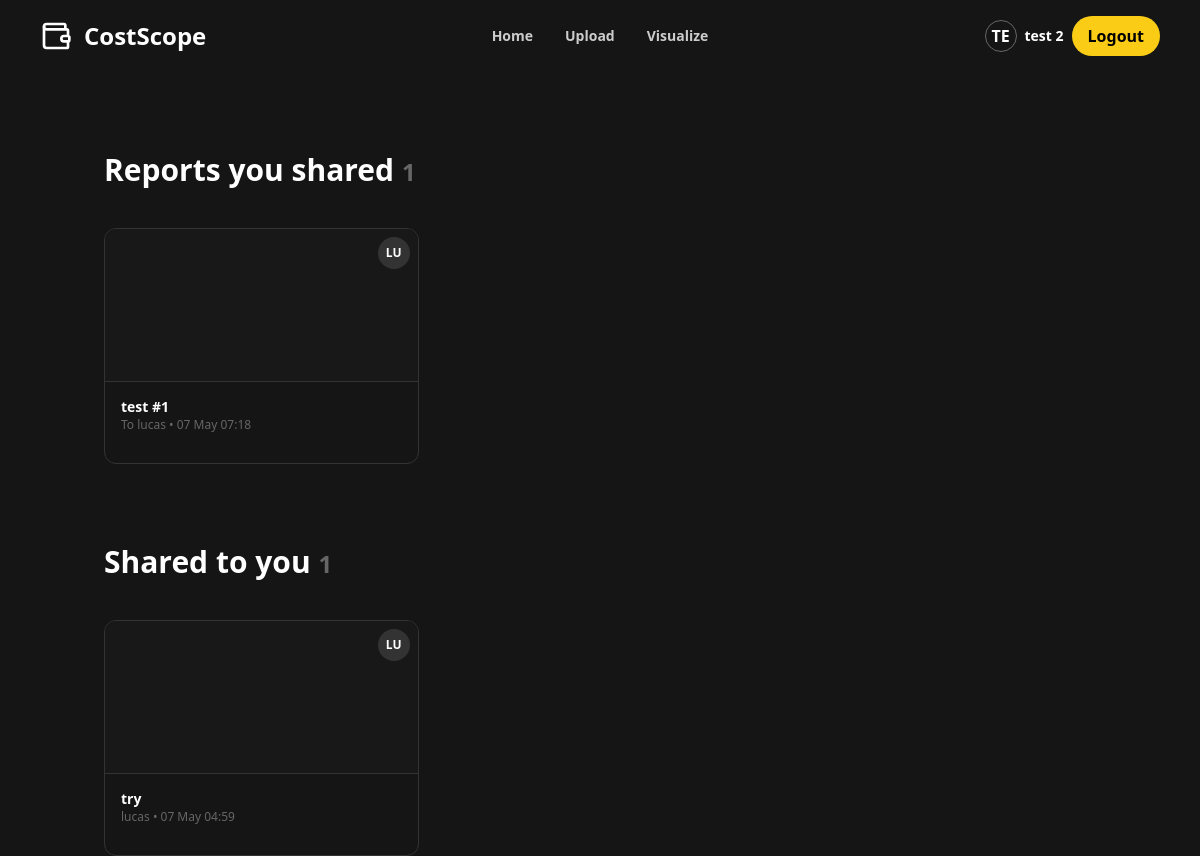
Page /shared-with-me (signed in) on the earlier database version.
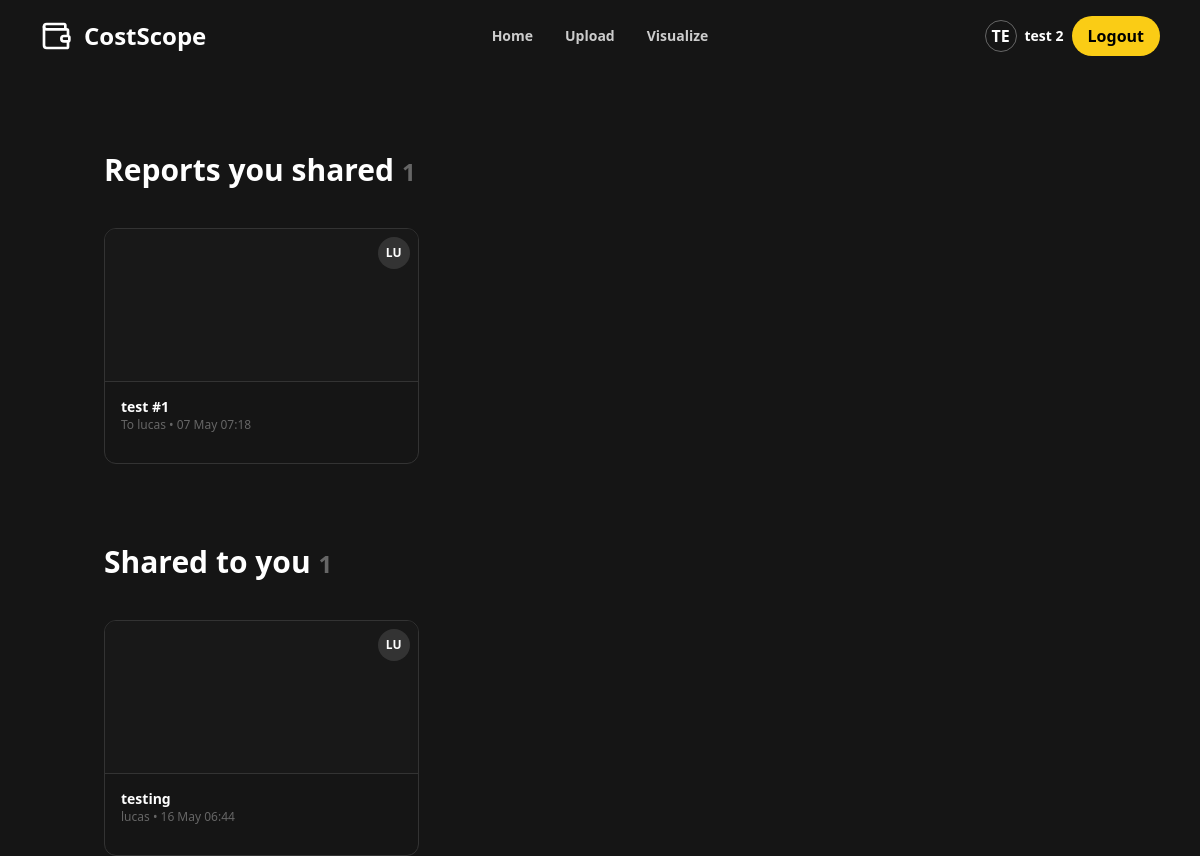
Same page on the later database version.
### app/models.py (models this page shows)
class SharedReport(db.Model):
    id = db.Column(db.Integer, primary_key=True)
    owner_id = db.Column(db.Integer, db.ForeignKey('user.id'), nullable=False)
    recipient_username = db.Column(db.String(100), nullable=False)
    report_title = db.Column(db.String(100), nullable=False)
    permission = db.Column(db.String(20), default='view')  # Can be 'view' or 'comment'
    timestamp = db.Column(db.DateTime, default=datetime.utcnow)
    owner = db.relationship('User', backref='shared_reports')

class User(db.Model, UserMixin):
    id = db.Column(db.Integer, primary_key=True)
    username = db.Column(db.String(80), unique=True, nullable=False)
    password_hash = db.Column(db.String(128), nullable=False)
    expenses = db.relationship('Expense', backref='user', lazy=True)

### app/routes.py (the view)
@main.route('/shared-with-me')
@login_required
def shared_with_me():
    received_reports = (
        SharedReport.query
        .filter_by(recipient_username=current_user.username)
        .order_by(SharedReport.timestamp.desc())
        .all()
    )
    sent_reports = (
        SharedReport.query
        .filter_by(owner_id=current_user.id)
        .order_by(SharedReport.timestamp.desc())
        .all()
    )
    return render_template(
        'shared_with_me.html',
        shared_reports=received_reports,
        sent_reports=sent_reports
    )

### app/__init__.py (called while the page is built)
def create_app(testing=False):
    app = Flask(__name__)
    app.config['SECRET_KEY'] = 'dev'
    if testing:
        app.config['TESTING'] = True
        app.config['SQLALCHEMY_DATABASE_URI'] = 'sqlite:///:memory:'
        app.config['WTF_CSRF_ENABLED'] = False  # Disable CSRF for form testing
    else:
        app.config['SQLALCHEMY_DATABASE_URI'] = 'sqlite:///studysync.db'
        app.config['WTF_CSRF_ENABLED'] = True
    db.init_app(app)
    migrate.init_app(app, db)
    login_manager.init_app(app)
    @login_manager.user_loader
    def load_user(user_id):
        return User.query.get(int(user_id))
    from .routes import main as main_blueprint
    app.register_blueprint(main_blueprint)
    return app

### app/templates/shared_with_me.html (shortened to what the changed rows need)
<!DOCTYPE html>
<html lang="en">
<head>
  <script src="https://cdn.tailwindcss.com"></script>
</head>
<body class="bg-[#151515] text-white min-h-screen">
  <div class="flex justify-center">
    <div class="max-w-5xl w-full px-4 space-y-16">
      <div class="mt-20">
        <h2 class="text-3xl font-semibold mb-10">
          Reports you shared
          <span class="text-[#666666] text-2xl">{{ sent_reports|length }}</span>
        </h2>
        <div class="grid grid-cols-3 gap-6">
          {% for report in sent_reports %}
          <a href="{{ url_for('main.view_shared_report', report_id=report.id) }}"
             class="relative border border-[#333333] rounded-xl aspect-[4/3] flex flex-col justify-end hover:border-[#444] cursor-pointer overflow-hidden group">
            <div class="absolute top-0 left-0 w-full h-[65%] bg-[#181818]"></div>
            <span class="absolute top-2 right-2 w-8 h-8 rounded-full bg-[#333333]
             flex items-center justify-center text-xs font-semibold group-hover:bg-[#444]">
              {{ report.recipient_username[:2]|upper }}
            </span>
            <div class="absolute top-[65%] left-0 w-full h-px bg-[#333333]"></div>
            <div class="absolute top-[65%] left-0 w-full p-4">
              <div class="text-sm font-semibold truncate">{{ report.report_title|lower }}</div>
              <div class="text-xs text-[#666666]">
                To {{ report.recipient_username }} •
                {{ report.timestamp.strftime('%d %b %H:%M') }}
              </div>
            </div>
          </a>
          {% endfor %}
          {% if sent_reports|length % 3 != 0 %}
            {% for _ in range(3 - (sent_reports|length) % 3) %}
              <div class="border border-transparent aspect-[4/3]"></div>
            {% endfor %}
          {% endif %}
        </div>
      </div>
    </div>
  </div>
  <div class=" flex justify-center">
    <div class="max-w-5xl w-full px-4 space-y-16">
      <div class="mt-20">
        <h2 class="text-3xl font-semibold mb-10">
          Shared to you
          <span class="text-[#666666] text-2xl">{{ shared_reports|length }}</span>
        </h2>
        <div class="grid grid-cols-3 gap-6">
          {% for report in shared_reports %}
          <a href="{{ url_for('main.view_shared_report', report_id=report.id) }}"
             class="relative border border-[#333333] rounded-xl aspect-[4/3] flex flex-col justify-end hover:border-[#444] cursor-pointer overflow-hidden group">
            <div class="absolute top-0 left-0 w-full h-[65%] bg-[#181818]"></div>
            <span class="absolute top-2 right-2 w-8 h-8 rounded-full bg-[#333333]
             flex items-center justify-center text-xs font-semibold group-hover:bg-[#444]">
              {{ report.owner.username[:2]|upper }}
            </span>
            <div class="absolute top-[65%] left-0 w-full h-px bg-[#333333]"></div>
            <div class="absolute top-[65%] left-0 w-full p-4">
              <div class="text-sm font-semibold truncate">{{ report.report_title|lower }}</div>
              <div class="text-xs text-[#666666]">
                {{ report.owner.username }} •
                {{ report.timestamp.strftime('%d %b %H:%M') }}
              </div>
            </div>
          </a>
          {% endfor %}
          {% if shared_reports|length % 3 != 0 %}
            {% for _ in range(3 - (shared_reports|length) % 3) %}
              <div class="border border-transparent aspect-[4/3]"></div>
            {% endfor %}
          {% endif %}
        </div>
      </div>
    </div>
  </div>
</body>
</html>

Differences in the rows shown:
removed SharedReport: owner "LU", report_title "try", owner.username "lucas", timestamp "07 May 04:59", shown under "Shared to you 1"
now on this page (row edited): SharedReport: owner "LU", report_title "testing", owner.username "lucas", timestamp "16 May 06:44", shown under "Shared to you 1"
